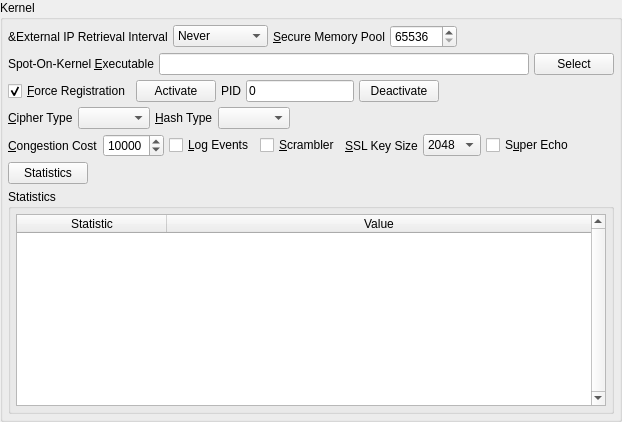
               <widget class="QGroupBox" name="kernelBox">
                <property name="title">
                 <string>Kernel</string>
                </property>
                <layout class="QVBoxLayout" name="verticalLayout_28">
                 <property name="spacing">
                  <number>5</number>
                 </property>
                 <property name="margin">
                  <number>5</number>
                 </property>
                 <item>
                  <layout class="QHBoxLayout" name="horizontalLayout_66">
                   <property name="spacing">
                    <number>5</number>
                   </property>
                   <item>
                    <widget class="QLabel" name="label_67">
                     <property name="text">
                      <string>&amp;External IP Retrieval Interval</string>
                     </property>
                     <property name="buddy">
                      <cstring>guiExternalIpFetch</cstring>
                     </property>
                    </widget>
                   </item>
                   <item>
                    <widget class="QComboBox" name="kernelExternalIpFetch">
                     <property name="currentIndex">
                      <number>2</number>
                     </property>
                     <property name="sizeAdjustPolicy">
                      <enum>QComboBox::AdjustToContents</enum>
                     </property>
                     <item>
                      <property name="text">
                       <string>30 Seconds</string>
                      </property>
                     </item>
                     <item>
                      <property name="text">
                       <string>60 Seconds</string>
                      </property>
                     </item>
                     <item>
                      <property name="text">
                       <string>Never</string>
                      </property>
                     </item>
                    </widget>
                   </item>
                   <item>
                    <widget class="QLabel" name="label_68">
                     <property name="text">
                      <string>&amp;Secure Memory Pool</string>
                     </property>
                     <property name="buddy">
                      <cstring>kernelSecureMemoryPool</cstring>
                     </property>
                    </widget>
                   </item>
                   <item>
                    <widget class="QSpinBox" name="kernelSecureMemoryPool">
                     <property name="minimum">
                      <number>65536</number>
                     </property>
                     <property name="maximum">
                      <number>999999999</number>
                     </property>
                    </widget>
                   </item>
                   <item>
                    <spacer name="horizontalSpacer_53">
                     <property name="orientation">
                      <enum>Qt::Horizontal</enum>
                     </property>
                     <property name="sizeHint" stdset="0">
                      <size>
                       <width>40</width>
                       <height>20</height>
                      </size>
                     </property>
                    </spacer>
                   </item>
                  </layout>
                 </item>
                 <item>
                  <layout class="QHBoxLayout" name="horizontalLayout_58">
                   <property name="spacing">
                    <number>5</number>
                   </property>
                   <item>
                    <widget class="QLabel" name="label_18">
                     <property name="text">
                      <string>Spot-On-Kernel &amp;Executable</string>
                     </property>
                     <property name="buddy">
                      <cstring>kernelPath</cstring>
                     </property>
                    </widget>
                   </item>
                   <item>
                    <widget class="QLineEdit" name="kernelPath"/>
                   </item>
                   <item>
                    <widget class="QPushButton" name="selectKernelPath">
                     <property name="text">
                      <string>Select</string>
                     </property>
                    </widget>
                   </item>
                  </layout>
                 </item>
                 <item>
                  <layout class="QHBoxLayout" name="horizontalLayout_15">
                   <property name="spacing">
                    <number>5</number>
                   </property>
                   <item>
                    <widget class="QCheckBox" name="forceRegistration">
                     <property name="toolTip">
                      <string>&lt;html&gt;&lt;head/&gt;&lt;body&gt;&lt;p&gt;Please enable this option if you would like to force kernel registration. By forcing kernel registration, an existing kernel process that Spot-On is aware of will be deactivated. You may wish to use this option if a kernel was not deactivated properly.&lt;/p&gt;&lt;/body&gt;&lt;/html&gt;</string>
                     </property>
                     <property name="text">
                      <string>&amp;Force Registration</string>
                     </property>
                     <property name="checked">
                      <bool>true</bool>
                     </property>
                    </widget>
                   </item>
                   <item>
                    <widget class="QPushButton" name="activateKernel">
                     <property name="text">
                      <string>Activate</string>
                     </property>
                    </widget>
                   </item>
                   <item>
                    <widget class="QLabel" name="label_17">
                     <property name="sizePolicy">
                      <sizepolicy hsizetype="Fixed" vsizetype="Preferred">
                       <horstretch>0</horstretch>
                       <verstretch>0</verstretch>
                      </sizepolicy>
                     </property>
                     <property name="text">
                      <string>PID</string>
                     </property>
                    </widget>
                   </item>
                   <item>
                    <widget class="QLineEdit" name="pid">
                     <property name="sizePolicy">
                      <sizepolicy hsizetype="Fixed" vsizetype="Fixed">
                       <horstretch>0</horstretch>
                       <verstretch>0</verstretch>
                      </sizepolicy>
                     </property>
                     <property name="text">
                      <string>0</string>
                     </property>
                     <property name="readOnly">
                      <bool>true</bool>
                     </property>
                    </widget>
                   </item>
                   <item>
                    <widget class="QPushButton" name="deactivateKernel">
                     <property name="text">
                      <string>Deactivate</string>
                     </property>
                    </widget>
                   </item>
                   <item>
                    <spacer name="horizontalSpacer_42">
                     <property name="orientation">
                      <enum>Qt::Horizontal</enum>
                     </property>
                     <property name="sizeHint" stdset="0">
                      <size>
                       <width>40</width>
                       <height>20</height>
                      </size>
                     </property>
                    </spacer>
                   </item>
                  </layout>
                 </item>
                 <item>
                  <layout class="QHBoxLayout" name="horizontalLayout_83">
                   <property name="spacing">
                    <number>5</number>
                   </property>
                   <item>
                    <widget class="QLabel" name="label_42">
                     <property name="text">
                      <string>&amp;Cipher Type</string>
                     </property>
                     <property name="buddy">
                      <cstring>kernelCipherType</cstring>
                     </property>
                    </widget>
                   </item>
                   <item>
                    <widget class="QComboBox" name="kernelCipherType">
                     <property name="sizeAdjustPolicy">
                      <enum>QComboBox::AdjustToContents</enum>
                     </property>
                    </widget>
                   </item>
                   <item>
                    <widget class="QLabel" name="label_87">
                     <property name="text">
                      <string>&amp;Hash Type</string>
                     </property>
                     <property name="buddy">
                      <cstring>kernelHashType</cstring>
                     </property>
                    </widget>
                   </item>
                   <item>
                    <widget class="QComboBox" name="kernelHashType">
                     <property name="sizeAdjustPolicy">
                      <enum>QComboBox::AdjustToContents</enum>
                     </property>
                    </widget>
                   </item>
                   <item>
                    <spacer name="horizontalSpacer_67">
                     <property name="orientation">
                      <enum>Qt::Horizontal</enum>
                     </property>
                     <property name="sizeHint" stdset="0">
                      <size>
                       <width>40</width>
                       <height>20</height>
                      </size>
                     </property>
                    </spacer>
                   </item>
                  </layout>
                 </item>
                 <item>
                  <layout class="QHBoxLayout" name="horizontalLayout_23">
                   <property name="spacing">
                    <number>5</number>
                   </property>
                   <item>
                    <widget class="QLabel" name="label_73">
                     <property name="text">
                      <string>&amp;Congestion Cost</string>
                     </property>
                     <property name="buddy">
                      <cstring>cost</cstring>
                     </property>
                    </widget>
                   </item>
                   <item>
                    <widget class="QSpinBox" name="cost">
                     <property name="minimum">
                      <number>1000</number>
                     </property>
                     <property name="maximum">
                      <number>65535</number>
                     </property>
                     <property name="value">
                      <number>10000</number>
                     </property>
                    </widget>
                   </item>
                   <item>
                    <widget class="QCheckBox" name="kernelLogEvents">
                     <property name="text">
                      <string>&amp;Log Events</string>
                     </property>
                    </widget>
                   </item>
                   <item>
                    <widget class="QCheckBox" name="scrambler">
                     <property name="toolTip">
                      <string>Please note that this option will advertise your presence.</string>
                     </property>
                     <property name="text">
                      <string>&amp;Scrambler</string>
                     </property>
                    </widget>
                   </item>
                   <item>
                    <widget class="QLabel" name="label_34">
                     <property name="text">
                      <string>&amp;SSL Key Size</string>
                     </property>
                     <property name="buddy">
                      <cstring>kernelKeySize</cstring>
                     </property>
                    </widget>
                   </item>
                   <item>
                    <widget class="QComboBox" name="kernelKeySize">
                     <property name="currentIndex">
                      <number>0</number>
                     </property>
                     <property name="sizeAdjustPolicy">
                      <enum>QComboBox::AdjustToContents</enum>
                     </property>
                     <item>
                      <property name="text">
                       <string>2048</string>
                      </property>
                     </item>
                     <item>
                      <property name="text">
                       <string>3072</string>
                      </property>
                     </item>
                     <item>
                      <property name="text">
                       <string>4096</string>
                      </property>
                     </item>
                     <item>
                      <property name="text">
                       <string>8192</string>
                      </property>
                     </item>
                    </widget>
                   </item>
                   <item>
                    <widget class="QCheckBox" name="superEcho">
                     <property name="toolTip">
                      <string>If enabled, messages that are deciphered correctly will be echoed. Please note that this option will advertise your presence. This option supersedes a half-echo agreement.
</string>
                     </property>
                     <property name="text">
                      <string>S&amp;uper Echo</string>
                     </property>
                    </widget>
                   </item>
                   <item>
                    <spacer name="horizontalSpacer_30">
                     <property name="orientation">
                      <enum>Qt::Horizontal</enum>
                     </property>
                     <property name="sizeHint" stdset="0">
                      <size>
                       <width>40</width>
                       <height>20</height>
                      </size>
                     </property>
                    </spacer>
                   </item>
                  </layout>
                 </item>
                 <item>
                  <layout class="QHBoxLayout" name="horizontalLayout_11">
                   <property name="spacing">
                    <number>5</number>
                   </property>
                   <item>
                    <widget class="QPushButton" name="showStatistics">
                     <property name="text">
                      <string>Statistics</string>
                     </property>
                     <property name="checkable">
                      <bool>true</bool>
                     </property>
                    </widget>
                   </item>
                   <item>
                    <spacer name="horizontalSpacer_26">
                     <property name="orientation">
                      <enum>Qt::Horizontal</enum>
                     </property>
                     <property name="sizeHint" stdset="0">
                      <size>
                       <width>40</width>
                       <height>20</height>
                      </size>
                     </property>
                    </spacer>
                   </item>
                  </layout>
                 </item>
                 <item>
                  <widget class="QGroupBox" name="statisticsBox">
                   <property name="title">
                    <string>Statistics</string>
                   </property>
                   <layout class="QHBoxLayout" name="horizontalLayout_64">
                    <property name="spacing">
                     <number>5</number>
                    </property>
                    <property name="margin">
                     <number>5</number>
                    </property>
                    <item>
                     <widget class="QTableWidget" name="kernelStatistics">
                      <property name="verticalScrollBarPolicy">
                       <enum>Qt::ScrollBarAlwaysOn</enum>
                      </property>
                      <property name="alternatingRowColors">
                       <bool>true</bool>
                      </property>
                      <property name="selectionMode">
                       <enum>QAbstractItemView::SingleSelection</enum>
                      </property>
                      <property name="selectionBehavior">
                       <enum>QAbstractItemView::SelectRows</enum>
                      </property>
                      <property name="horizontalScrollMode">
                       <enum>QAbstractItemView::ScrollPerPixel</enum>
                      </property>
                      <property name="sortingEnabled">
                       <bool>true</bool>
                      </property>
                      <attribute name="horizontalHeaderDefaultSectionSize">
                       <number>150</number>
                      </attribute>
                      <attribute name="horizontalHeaderStretchLastSection">
                       <bool>true</bool>
                      </attribute>
                      <column>
                       <property name="text">
                        <string>Statistic</string>
                       </property>
                      </column>
                      <column>
                       <property name="text">
                        <string>Value</string>
                       </property>
                      </column>
                     </widget>
                    </item>
                   </layout>
                  </widget>
                 </item>
                </layout>
               </widget>
